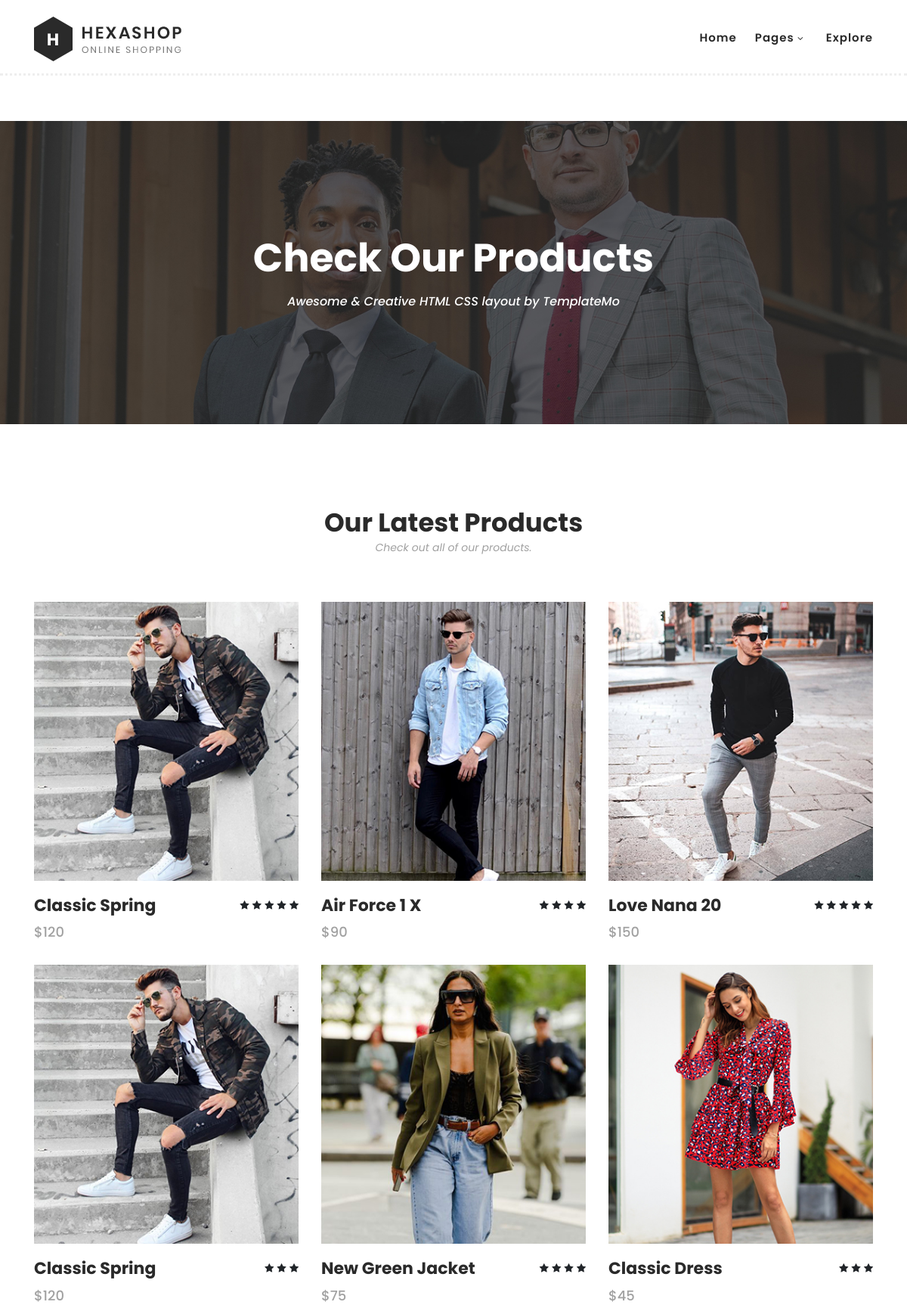
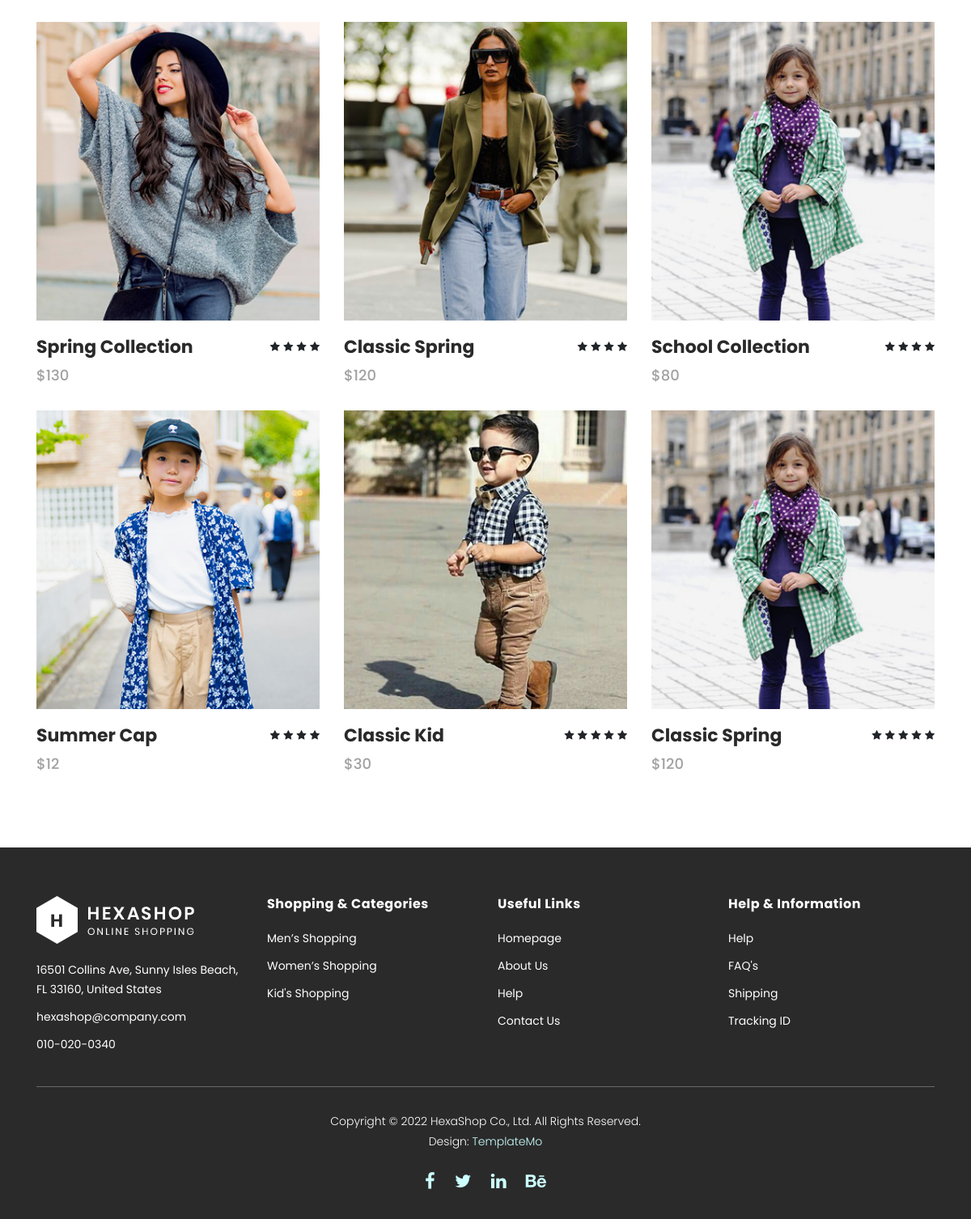
/products.php, run on the app's committed database (2 pictures, top to bottom).
### tables this page shows
CREATE TABLE `items` (
  `id` int(11) NOT NULL AUTO_INCREMENT,
  `name` varchar(50) NOT NULL,
  `description` text,
  `img_main` text,
  `img_second` text,
  `rating` int(11) DEFAULT NULL,
  `price` int(11) NOT NULL,
  `sex` int(11) DEFAULT NULL,
  `for_kids` int(11) DEFAULT NULL,
  `item_count` int(11) DEFAULT NULL,
  `item_type` int(11) DEFAULT NULL,
  PRIMARY KEY (`id`),
  KEY `item_type` (`item_type`),
  CONSTRAINT `items_ibfk_1` FOREIGN KEY (`item_type`) REFERENCES `clothes_types` (`id`)
);

### products.php (the view, shortened to what this page needs)
<?php
include_once 'connect.php';
$sql = <<<SQL
SELECT * FROM `items`;
SQL;
$result = mysqli_query($connect, $sql);
?>
<!DOCTYPE html>
<html lang="en">
  <head>
    <link rel="stylesheet" type="text/css" href="assets/css/bootstrap.min.css">
    <link rel="stylesheet" type="text/css" href="assets/css/font-awesome.css">
    <link rel="stylesheet" href="assets/css/templatemo-hexashop.css">
    <link rel="stylesheet" href="assets/css/owl-carousel.css">
    <link rel="stylesheet" href="assets/css/lightbox.css">
    </head>
    <body>
    <?php include_once 'header.php'; ?>
    <div class="page-heading" id="top">
        <div class="container">
            <div class="row">
                <div class="col-lg-12">
                    <div class="inner-content">
                        <h2>Check Our Products</h2>
                        <span>Awesome &amp; Creative HTML CSS layout by TemplateMo</span>
                    </div>
                </div>
            </div>
        </div>
    </div>
    <section class="section" id="products">
        <div class="container">
            <div class="row">
                <div class="col-lg-12">
                    <div class="section-heading">
                        <h2>Our Latest Products</h2>
                        <span>Check out all of our products.</span>
                    </div>
                </div>
            </div>
        </div>
        <div class="container">
            <div class="row">
                <?php while($r = mysqli_fetch_assoc($result)){ ?>
                    <div class="col-lg-4">
                        <div class="item">
                            <div class="thumb">
                                <img src="<?php echo $r['img_main']; ?>" alt="">
                            </div>
                            <div class="down-content">
                                <h4><?php echo $r['name']; ?></h4>
                                <span>$<?php echo $r['price']; ?></span>
                                <ul class="stars">
                                    <?php for($i = 0; $i < $r['rating']; $i++): ?>
                                        <li><i class="fa fa-star"></i></li>
                                    <?php endfor; ?>
                                </ul>
                            </div>
                        </div>
                    </div>
                <?php } ?>
            </div>
        </div>
    </section>
    <?php include_once 'footer.php'; ?>

### header.php (shortened to what this page needs)
<header class="header-area header-sticky">
        <div class="container">
            <div class="row">
                <div class="col-12">
                    <nav class="main-nav">
                        <a href="D:/OSPanel/domains/shop/index.php" class="logo">
                            <img src="./assets/images/logo.png">
                        </a>
                        <ul class="nav">
                            <?php if($_SERVER['SCRIPT_FILENAME'] === "d:/ospanel/domains/shop/index.php" ): ?>
                                <li class="scroll-to-section"><a href="#top" class="active">Home</a></li>
                                <li class="scroll-to-section"><a href="#men">Men's</a></li>
                                <li class="scroll-to-section"><a href="#women">Women's</a></li>
                                <li class="scroll-to-section"><a href="#kids">Kid's</a></li>
                            <?php else: ?>
                                <li class="scroll-to-section"><a href="./index.php">Home</a></li>
                            <?php endif;?>
                            <li class="submenu">
                                <a href="javascript:;">Pages</a>
                            </li>
                            <li class="scroll-to-section"><a href="#explore">Explore</a></li>
                        </ul>
                    </nav>
                </div>
            </div>
        </div>
    </header>

### footer.php (shortened to what this page needs)
<footer>
        <div class="container">
            <div class="row">
                <div class="col-lg-3">
                    <div class="first-item">
                        <div class="logo">
                            <img src="assets/images/white-logo.png" alt="hexashop ecommerce templatemo">
                        </div>
                        <ul>
                            <li><a href="#">16501 Collins Ave, Sunny Isles Beach, FL 33160, United States</a></li>
                            <li><a href="#">hexashop@company.com</a></li>
                            <li><a href="#">010-020-0340</a></li>
                        </ul>
                    </div>
                </div>
                <div class="col-lg-3">
                    <h4>Shopping &amp; Categories</h4>
                    <ul>
                        <li><a href="#">Men’s Shopping</a></li>
                        <li><a href="#">Women’s Shopping</a></li>
                        <li><a href="#">Kid's Shopping</a></li>
                    </ul>
                </div>
                <div class="col-lg-3">
                    <h4>Useful Links</h4>
                    <ul>
                        <li><a href="#">Homepage</a></li>
                        <li><a href="#">About Us</a></li>
                        <li><a href="#">Help</a></li>
                        <li><a href="#">Contact Us</a></li>
                    </ul>
                </div>
                <div class="col-lg-3">
                    <h4>Help &amp; Information</h4>
                    <ul>
                        <li><a href="#">Help</a></li>
                        <li><a href="#">FAQ's</a></li>
                        <li><a href="#">Shipping</a></li>
                        <li><a href="#">Tracking ID</a></li>
                    </ul>
                </div>
                <div class="col-lg-12">
                    <div class="under-footer">
                        <p>Copyright © 2022 HexaShop Co., Ltd. All Rights Reserved.
                        <br>Design: <a href="https://templatemo.com" target="_parent" title="free css templates">TemplateMo</a></p>
                        <ul>
                            <li><a href="#"><i class="fa fa-facebook"></i></a></li>
                            <li><a href="#"><i class="fa fa-twitter"></i></a></li>
                            <li><a href="#"><i class="fa fa-linkedin"></i></a></li>
                            <li><a href="#"><i class="fa fa-behance"></i></a></li>
                        </ul>
                    </div>
                </div>
            </div>
        </div>
    </footer>
  </body>
</html>

### data on the page
items: img_main (picture), name "Classic Spring", price "120", rating 5 (drawn)
items: img_main (picture), name "Air Force 1 X", price "90", rating 4 (drawn)
items: img_main (picture), name "Love Nana 20", price "150", rating 5 (drawn)
items: img_main (picture), name "Classic Spring", price "120", rating 3 (drawn)
items: img_main (picture), name "New Green Jacket", price "75", rating 4 (drawn)
items: img_main (picture), name "Classic Dress", price "45", rating 3 (drawn)
items: img_main (picture), name "Spring Collection", price "130", rating 4 (drawn)
items: img_main (picture), name "Classic Spring", price "120", rating 4 (drawn)
items: img_main (picture), name "School Collection", price "80", rating 4 (drawn)
items: img_main (picture), name "Summer Cap", price "12", rating 4 (drawn)
items: img_main (picture), name "Classic Kid", price "30", rating 5 (drawn)
items: img_main (picture), name "Classic Spring", price "120", rating 5 (drawn)
